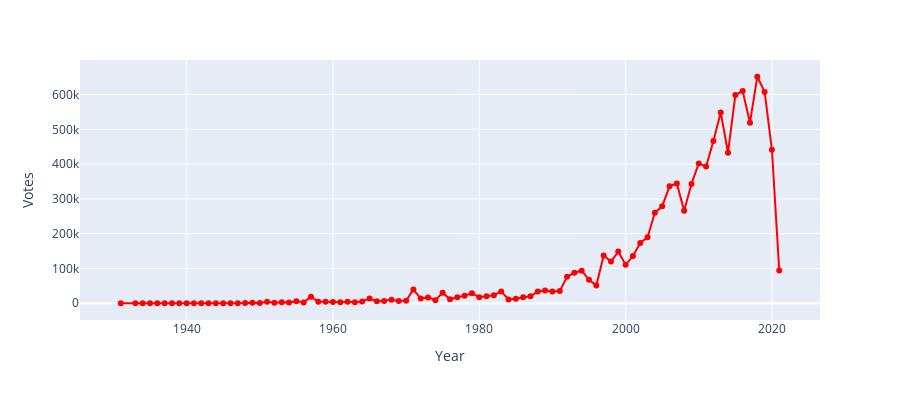

The notebook cell saved with this chart:
### Code cell
iplot(px.line(data_frame=Rating_by_years,x="Year",y="Votes",color_discrete_sequence=["Red"],markers=True,height=400))
